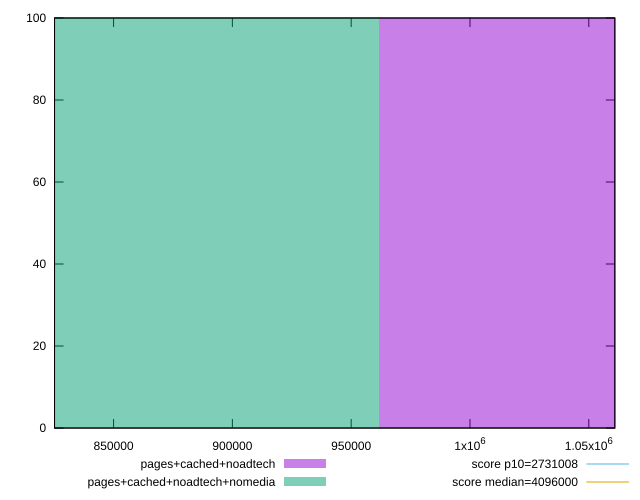

Source code (gnuplot):
reset

$pagesCachedNoadtech <<EOF
1099211.4953907642 100
EOF

$pagesCachedNoadtechNomedia <<EOF
824408.6215430731 100
EOF

set key outside below
set boxwidth 274802.87384769105
set xrange [825153:1060955]
set yrange [0:100]
set trange [0:100]
set style fill transparent solid 0.5 noborder

set parametric
set terminal svg size 640, 500 enhanced background rgb 'white'
set output "report_00023_2021-02-20T12:14:57.249Z/total-byte-weight/comparison/histogram/2_vs_3.svg"

plot $pagesCachedNoadtech title "pages+cached+noadtech" with boxes, \
     $pagesCachedNoadtechNomedia title "pages+cached+noadtech+nomedia" with boxes, \
     2731008,t title "score p10=2731008", \
     4096000,t title "score median=4096000"

reset
